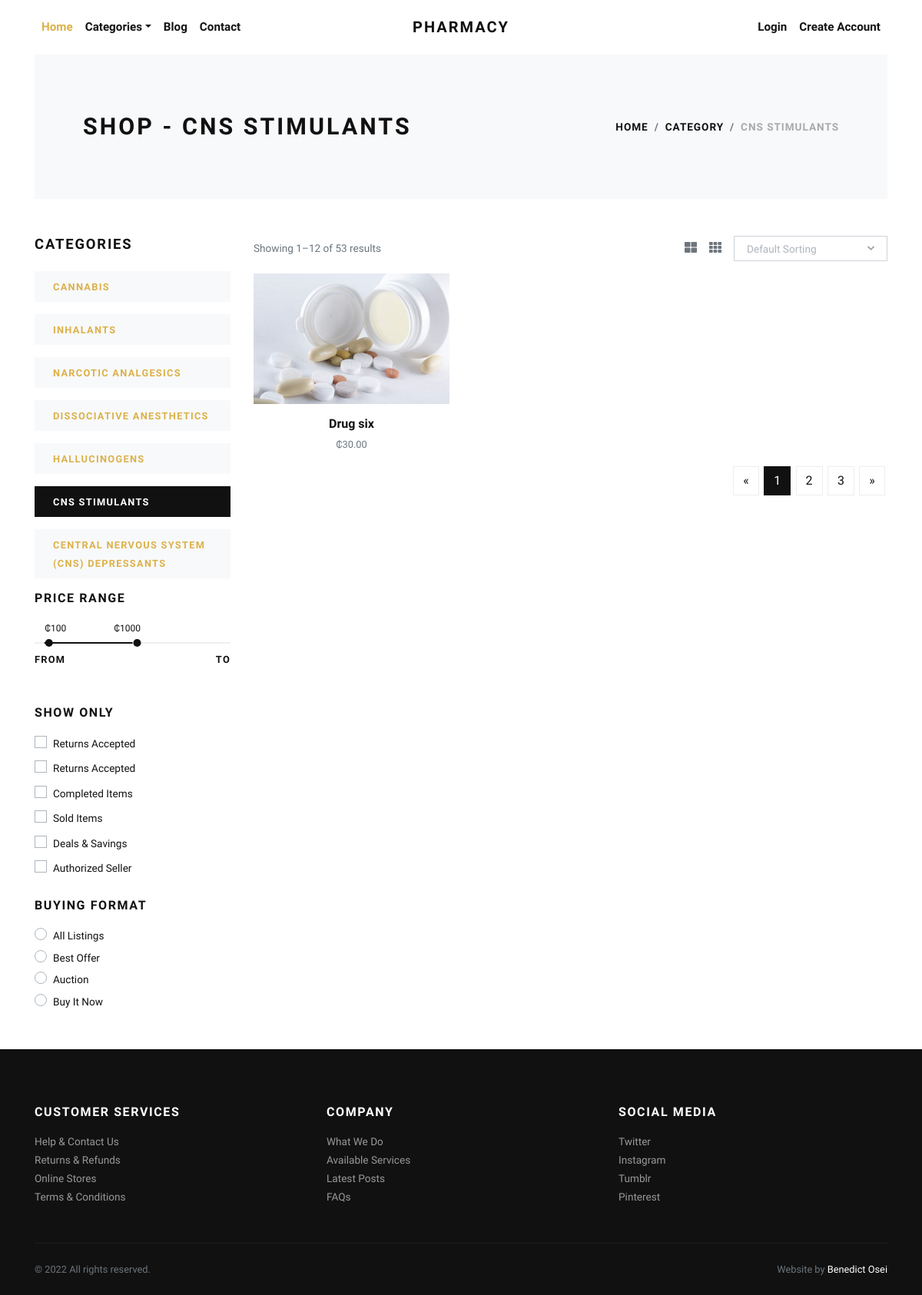
Page /cns-stimulants/ on the committed database.
### store/models.py (models this page shows, shortened)
class Category(models.Model):
    title = models.CharField(max_length=50, verbose_name="Category Title")
    slug = models.SlugField(max_length=55, verbose_name="Category Slug")
    description = models.TextField(blank=True, verbose_name="Category Description")
    category_image = models.ImageField(upload_to='category', blank=True, null=True, verbose_name="Category Image")
    is_active = models.BooleanField(verbose_name="Is Active?")
    is_featured = models.BooleanField(verbose_name="Is Featured?")
    created_at = models.DateTimeField(auto_now_add=True, verbose_name="Created Date")
    updated_at = models.DateTimeField(auto_now=True, verbose_name="Updated Date")
    class Meta:
        verbose_name_plural = 'Categories'
        ordering = ('-created_at', )

class Product(models.Model):
    title = models.CharField(max_length=150, verbose_name="Product Title")
    slug = models.SlugField(max_length=160, verbose_name="Product Slug")
    sku = models.CharField(max_length=255, unique=True, verbose_name="Unique Product ID (SKU)")
    short_description = models.TextField(verbose_name="Short Description")
    detail_description = models.TextField(blank=True, null=True, verbose_name="Detail Description")
    product_image = models.ImageField(upload_to='product', blank=True, null=True, verbose_name="Product Image")
    price = models.DecimalField(max_digits=8, decimal_places=2)
    category = models.ForeignKey(Category, verbose_name="Product Categoy", on_delete=models.CASCADE)
    is_active = models.BooleanField(verbose_name="Is Active?")
    is_featured = models.BooleanField(verbose_name="Is Featured?")
    created_at = models.DateTimeField(auto_now_add=True, verbose_name="Created Date")
    updated_at = models.DateTimeField(auto_now=True, verbose_name="Updated Date")
    class Meta:
        verbose_name_plural = 'Products'
        ordering = ('-created_at', )

### store/views.py (the view)
# urls.py: path('<slug:slug>/', views.category_products, name="category-products"),
def category_products(request, slug):
    category = get_object_or_404(Category, slug=slug)
    products = Product.objects.filter(is_active=True, category=category)
    categories = Category.objects.filter(is_active=True)
    context = {
        'category': category,
        'products': products,
        'categories': categories,
    }
    return render(request, 'store/category_products.html', context)

### store/context_preprocessors.py (called while the page is built)
def store_menu(request):
    categories = Category.objects.filter(is_active=True)
    context = {
        'categories_menu': categories,
    }
    return context

def cart_menu(request):
    if request.user.is_authenticated:
        cart_items= Cart.objects.filter(user=request.user)
        context = {
            'cart_items': cart_items,
        }
    else:
        context = {}
    return context

### templates/store/category_products.html (shortened to what this page needs)
{% extends 'base.html' %}
{% load static %}
    {% block content %}
      <div class="container">
        <section class="py-5 bg-light">
          <div class="container">
            <div class="row px-4 px-lg-5 py-lg-4 align-items-center">
              <div class="col-lg-6">
                <h1 class="h2 text-uppercase mb-0">Shop - {{category.title}}</h1>
              </div>
              <div class="col-lg-6 text-lg-right">
                <nav aria-label="breadcrumb">
                  <ol class="breadcrumb justify-content-lg-end mb-0 px-0">
                    <li class="breadcrumb-item"><a href="{% url 'store:home' %}">Home</a></li>
                    <li class="breadcrumb-item"><a href="{% url 'store:all-categories' %}">Category</a></li>
                    <li class="breadcrumb-item active" aria-current="page">{{category.title}}</li>
                  </ol>
                </nav>
              </div>
            </div>
          </div>
        </section>
        <section class="py-5">
          <div class="container p-0">
            <div class="row">
              <div class="col-lg-3 order-2 order-lg-1">
                <h5 class="text-uppercase mb-4">Categories</h5>
                {% if categories %}
                  {% for cat in categories %}
                    <a href="{% url 'store:category-products' cat.slug %}">
                      <div class="py-2 px-4 {% if category == cat %}bg-dark text-white {% else %}bg-light{% endif %} mb-3">
                        <strong class="small text-uppercase font-weight-bold">{{cat.title}}</strong>
                      </div>
                    </a>
                  {% endfor %}
                {% endif %}
                <h6 class="text-uppercase mb-4">Price range</h6>
                <div class="price-range pt-4 mb-5">
                  <div id="range"></div>
                  <div class="row pt-2">
                    <div class="col-6"><strong class="small font-weight-bold text-uppercase">From</strong></div>
                    <div class="col-6 text-right"><strong class="small font-weight-bold text-uppercase">To</strong></div>
                  </div>
                </div>
                <h6 class="text-uppercase mb-3">Show only</h6>
                <div class="custom-control custom-checkbox mb-1">
                  <label class="custom-control-label text-small" for="customCheck1">Returns Accepted</label>
                </div>
                <div class="custom-control custom-checkbox mb-1">
                  <label class="custom-control-label text-small" for="customCheck2">Returns Accepted</label>
                </div>
                <div class="custom-control custom-checkbox mb-1">
                  <label class="custom-control-label text-small" for="customCheck3">Completed Items</label>
                </div>
                <div class="custom-control custom-checkbox mb-1">
                  <label class="custom-control-label text-small" for="customCheck4">Sold Items</label>
                </div>
                <div class="custom-control custom-checkbox mb-1">
                  <label class="custom-control-label text-small" for="customCheck5">Deals &amp; Savings</label>
                </div>
                <div class="custom-control custom-checkbox mb-4">
                  <label class="custom-control-label text-small" for="customCheck6">Authorized Seller</label>
                </div>
                <h6 class="text-uppercase mb-3">Buying format</h6>
                <div class="custom-control custom-radio">
                  <label class="custom-control-label text-small" for="customRadio1">All Listings</label>
                </div>
                <div class="custom-control custom-radio">
                  <label class="custom-control-label text-small" for="customRadio2">Best Offer</label>
                </div>
                <div class="custom-control custom-radio">
                  <label class="custom-control-label text-small" for="customRadio3">Auction</label>
                </div>
                <div class="custom-control custom-radio">
                  <label class="custom-control-label text-small" for="customRadio4">Buy It Now</label>
                </div>
              </div>
              <div class="col-lg-9 order-1 order-lg-2 mb-5 mb-lg-0">
                <div class="row mb-3 align-items-center">
                  <div class="col-lg-6 mb-2 mb-lg-0">
                    <p class="text-small text-muted mb-0">Showing 1–12 of 53 results</p>
                  </div>
                  <div class="col-lg-6">
                    <ul class="list-inline d-flex align-items-center justify-content-lg-end mb-0">
                      <li class="list-inline-item text-muted mr-3"><a class="reset-anchor p-0" href="#"><i class="fas fa-th-large"></i></a></li>
                      <li class="list-inline-item text-muted mr-3"><a class="reset-anchor p-0" href="#"><i class="fas fa-th"></i></a></li>
                      <li class="list-inline-item">
                      </li>
                    </ul>
                  </div>
                </div>
                <div class="row">
                  {% if products %}
                    {% for product in products %}
                      <div class="col-lg-4 col-sm-6">
                        <div class="product text-center">
                          <div class="mb-3 position-relative">
                            <a class="d-block" href="{% url 'store:product-detail' product.slug %}">
                              {% if product.product_image %}
                                <img class="img-fluid w-100" src="{{product.product_image.url}}" alt="{{product.title}}">
                              {% else %}
                                <img class="img-fluid w-100" src="{% static 'img/product-1.jpg' %}" alt="{{product.title}}">
                              {% endif %}
                            </a>
                          </div>
                          <h6> <a class="reset-anchor" href="{% url 'store:product-detail' product.slug %}">{{product.title}}</a></h6>
                          <p class="small text-muted">₵{{product.price}}</p>
                        </div>
                      </div>
                    {% endfor %}
                  {% endif %}
                </div>
                <nav aria-label="Page navigation example">
                  <ul class="pagination justify-content-center justify-content-lg-end">
                    <li class="page-item"><a class="page-link" href="#" aria-label="Previous"><span aria-hidden="true">«</span></a></li>
                    <li class="page-item active"><a class="page-link" href="#">1</a></li>
                    <li class="page-item"><a class="page-link" href="#">2</a></li>
                    <li class="page-item"><a class="page-link" href="#">3</a></li>
                    <li class="page-item"><a class="page-link" href="#" aria-label="Next"><span aria-hidden="true">»</span></a></li>
                  </ul>
                </nav>
              </div>
            </div>
          </div>
        </section>
      </div>
      {% endblock content %}

### jewelryshop/static/css/style.default.css (style rules this page uses)
.text-small { font-size: 0.85rem !important; }
strong { font-weight: 700; }
.product img { -webkit-filter: grayscale(40%); filter: grayscale(40%); transition: all 0.3s; }
.text-uppercase { text-transform: uppercase; letter-spacing: 0.1em; }
.reset-anchor { color: inherit; transition: all 0.3s; }
.noUi-target { background: #efefef; border-radius: 0; border: none; box-shadow: none; }
.noUi-horizontal { height: 2px; }
body { font-family: "Libre Franklin", sans-serif; font-size: 1rem; font-weight: 400; line-height: 1.5; color: #111111; background-color: #fff; }
a { color: #dcb14a; text-decoration: none; }
h1, h2, h3, h4, h5, h6, .h1, .h2, .h3, .h4, .h5, .h6 { margin-bottom: 0.5rem; font-family: inherit; font-weight: 900; line-height: 1.2; color: inherit; }
h1, .h1 { font-size: 2.2rem; }
h2, .h2 { font-size: 1.9rem; }
h5, .h5 { font-size: 1.15rem; }
h6, .h6 { font-size: 1rem; }
small, .small { font-size: 80%; font-weight: 400; }
.page-item:first-child .page-link { border-top-left-radius: 0; border-bottom-left-radius: 0; }
.page-item:last-child .page-link { border-top-right-radius: 0; border-bottom-right-radius: 0; }
.page-item.active .page-link { color: #fff; background-color: #111111; border-color: #111111; }
.page-link { padding: 0.5rem 0.75rem; line-height: 1.25; color: #111111; background-color: none; border: 1px solid #eee; margin: 0.2rem; transition: all 0.3s; }
.bg-light { background-color: #f8f9fa !important; }
.bg-dark { background-color: #111111 !important; }
.custom-checkbox .custom-control-label::before { border-radius: 0; }
.custom-radio .custom-control-label::before { border-radius: 50%; }
.custom-control-label { font-weight: 400; line-height: 2.1em; cursor: pointer; }
.breadcrumb { background: #f8f9fa; }
.breadcrumb-item { font-size: 0.85rem; text-transform: uppercase; letter-spacing: 0.07em; font-weight: 900; color: #111111; }
.breadcrumb-item a { color: inherit; transition: all 0.3s; }
.breadcrumb-item.active { color: #aaa; }

### rows in the picture
Category: title "CNS STIMULANTS"
Category: title "CANNABIS"
Category: title "INHALANTS"
Category: title "NARCOTIC ANALGESICS"
Category: title "DISSOCIATIVE ANESTHETICS"
Category: title "HALLUCINOGENS"
Category: title "CENTRAL NERVOUS SYSTEM (CNS) DEPRESSANTS"
Product: product_image (picture), title "Drug six", price "30.00"
